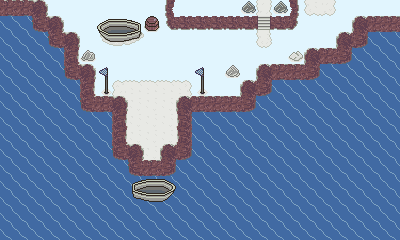

Rendered tile map (Tiled .tmx) drawn with the repository's tilesets; below, a short description and the map source with its tile grids summarised:
An orthogonal 25x15 tile map with 16x16 px tiles, 2 tile layers (Tile Layer 1, Tile Layer 2), 5 tilesets and 4 objects (2x Door, NPC).

<map version="1.9" tiledversion="1.9.0" orientation="orthogonal" renderorder="right-down" width="25" height="15" tilewidth="16" tileheight="16" infinite="0" backgroundcolor="#e1f5fe" nextlayerid="11" nextobjectid="68">
 <properties>
  <property name="action">(if (! (== (last-place) "58"))
  (map-name "Route 8"))</property>
  <property name="map-name" value="Route 8" />
  <property name="music" value="route-3" />
 </properties>
 <tileset firstgid="1" source="../tilesets/outdoor-1.tsx" />
 <tileset firstgid="129" source="../tilesets/monsters.tsx" />
 <tileset firstgid="204" source="../tilesets/npc_common.tsx" />
 <tileset firstgid="256" source="../tilesets/outdoor-2.tsx" />
 <tileset firstgid="416" source="../tilesets/outdoor-3.tsx" />
 <layer id="1" name="Tile Layer 1" width="25" height="15">
  <data>[375 cells, 318 non-empty, 32 distinct tile ids]</data>
 </layer>
 <objectgroup id="9" name="npc">
  <object id="63" class="NPC" gid="253" x="144" y="160" width="16" height="16">
   <properties>
    <property name="action">(begin
  (dialog '(("/" "Do you want to go to the Water Region?")))
  (define id "061-travel")
  (answer id '(("Yes" . #t) ("No" . #f)))
  (wait)
  (if (get id)
    (teleport-multi "61" "60")))</property>
   </properties>
  </object>
 </objectgroup>
 <layer id="6" name="Tile Layer 2" width="25" height="15">
  <data>[375 cells, 18 non-empty, 12 distinct tile ids]</data>
 </layer>
 <objectgroup id="8" name="items">
  <object id="66" gid="471" x="272" y="48" width="16" height="16">
   <properties>
    <property name="action" value="(dialog '((&quot;/_3&quot; &quot;Welcome to the Fire Region!&quot;)))" />
   </properties>
  </object>
 </objectgroup>
 <objectgroup id="10" name="spawn points">
  <object id="64" class="Door" x="256" y="0" width="16" height="16">
   <properties>
    <property name="roomId" value="58" />
   </properties>
  </object>
  <object id="65" class="Door" x="160" y="128" width="16" height="16">
   <properties>
    <property name="mainDoor" type="bool" value="true" />
    <property name="orientation" type="int" value="1" />
    <property name="roomId" value="60" />
   </properties>
  </object>
 </objectgroup>
</map>
